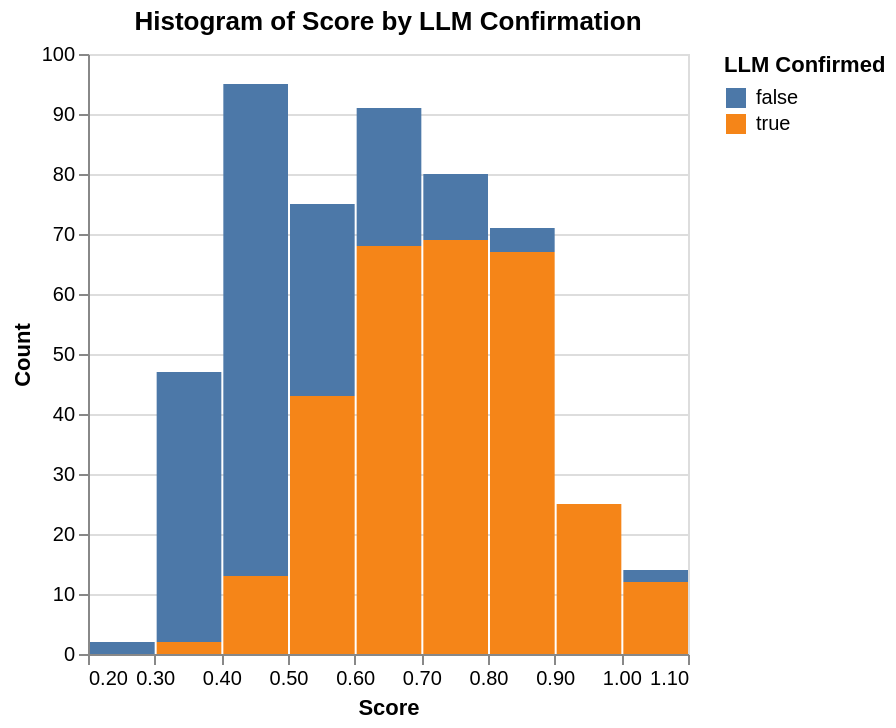

Notebook code cell kept with this figure:
### Code cell
import altair as alt

chart = alt.Chart(df_top1).mark_bar().encode(
    x=alt.X('score:Q', bin=True, title='Score'),
    y=alt.Y('count():Q', title='Count'),
    color=alt.Color('LLM_confirmed:N', title='LLM Confirmed'),
    tooltip=['Trip_Key:N', 'Match_Hotel_Key:N', 'score:Q', 'LLM_confirmed:N', 'count():Q']
).properties(
    title='Histogram of Score by LLM Confirmation'
).interactive()

chart

### Figure 1 — Vega-Lite specification as saved in the notebook (floating-point values rounded to 4 significant figures; data arrays with more than 128 entries replaced by an {"elided": "..."} marker saying what was removed)
{"config": {"view": {"continuousWidth": 300, "continuousHeight": 300}}, "data": {"name": "data-ee3b477e3795b41d2be0d2f4212370ae"}, "mark": {"type": "bar"}, "encoding": {"color": {"field": "LLM_confirmed", "title": "LLM Confirmed", "type": "nominal"}, "tooltip": [{"field": "Trip_Key", "type": "nominal"}, {"field": "Match_Hotel_Key", "type": "nominal"}, {"field": "score", "type": "quantitative"}, {"field": "LLM_confirmed", "type": "nominal"}, {"aggregate": "count", "type": "quantitative"}], "x": {"bin": true, "field": "score", "title": "Score", "type": "quantitative"}, "y": {"aggregate": "count", "title": "Count", "type": "quantitative"}}, "params": [{"name": "param_1", "select": {"type": "interval", "encodings": ["x", "y"]}, "bind": "scales"}], "title": "Histogram of Score by LLM Confirmation", "$schema": "https://vega.github.io/schema/vega-lite/v5.20.1.json", "datasets": {"data-ee3b477e3795b41d2be0d2f4212370ae": {"elided": "500 records"}}}
